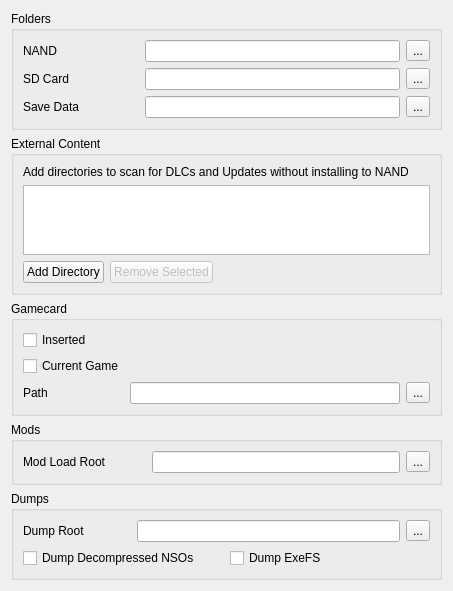
<?xml version="1.0" encoding="UTF-8"?>
<ui version="4.0">
 <class>ConfigureFilesystem</class>
 <widget class="QWidget" name="ConfigureFilesystem">
  <property name="geometry">
   <rect>
    <x>0</x>
    <y>0</y>
    <width>453</width>
    <height>561</height>
   </rect>
  </property>
  <property name="windowTitle">
   <string>Form</string>
  </property>
  <property name="accessibleName">
   <string>Storage</string>
  </property>
  <layout class="QVBoxLayout" name="verticalLayout">
   <item>
    <layout class="QVBoxLayout" name="verticalLayout_3">
     <item>
      <widget class="QGroupBox" name="groupBox">
       <property name="title">
        <string>Folders</string>
       </property>
       <layout class="QGridLayout" name="gridLayout">
        <item row="0" column="0">
         <widget class="QLabel" name="label">
          <property name="text">
           <string>NAND</string>
          </property>
         </widget>
        </item>
        <item row="0" column="3">
         <widget class="QToolButton" name="nand_directory_button">
          <property name="text">
           <string>...</string>
          </property>
         </widget>
        </item>
        <item row="0" column="2">
         <widget class="QLineEdit" name="nand_directory_edit"/>
        </item>
        <item row="1" column="2">
         <widget class="QLineEdit" name="sdmc_directory_edit"/>
        </item>
        <item row="1" column="0">
         <widget class="QLabel" name="label_2">
          <property name="text">
           <string>SD Card</string>
          </property>
         </widget>
        </item>
        <item row="1" column="3">
         <widget class="QToolButton" name="sdmc_directory_button">
          <property name="text">
           <string>...</string>
          </property>
         </widget>
        </item>
        <item row="2" column="0">
         <widget class="QLabel" name="label_save">
          <property name="text">
           <string>Save Data</string>
          </property>
         </widget>
        </item>
        <item row="2" column="2">
         <widget class="QLineEdit" name="save_directory_edit"/>
        </item>
        <item row="2" column="3">
         <widget class="QToolButton" name="save_directory_button">
          <property name="text">
           <string>...</string>
          </property>
         </widget>
        </item>
        <item row="0" column="1">
         <spacer name="horizontalSpacer">
          <property name="orientation">
           <enum>Qt::Horizontal</enum>
          </property>
          <property name="sizeType">
           <enum>QSizePolicy::Maximum</enum>
          </property>
          <property name="sizeHint" stdset="0">
           <size>
            <width>60</width>
            <height>20</height>
           </size>
          </property>
         </spacer>
        </item>
       </layout>
      </widget>
     </item>
     <item>
      <widget class="QGroupBox" name="groupBox_external">
       <property name="title">
        <string>External Content</string>
       </property>
       <layout class="QVBoxLayout" name="verticalLayout_external">
        <item>
         <widget class="QLabel" name="label_external_desc">
          <property name="text">
           <string>Add directories to scan for DLCs and Updates without installing to NAND</string>
          </property>
          <property name="wordWrap">
           <bool>true</bool>
          </property>
         </widget>
        </item>
        <item>
         <widget class="QListWidget" name="external_content_list">
          <property name="selectionMode">
           <enum>QAbstractItemView::SingleSelection</enum>
          </property>
         </widget>
        </item>
        <item>
         <layout class="QHBoxLayout" name="horizontalLayout_external_buttons">
          <item>
           <widget class="QPushButton" name="add_external_dir_button">
            <property name="text">
             <string>Add Directory</string>
            </property>
           </widget>
          </item>
          <item>
           <widget class="QPushButton" name="remove_external_dir_button">
            <property name="text">
             <string>Remove Selected</string>
            </property>
            <property name="enabled">
             <bool>false</bool>
            </property>
           </widget>
          </item>
          <item>
           <spacer name="horizontalSpacer_external">
            <property name="orientation">
             <enum>Qt::Horizontal</enum>
            </property>
            <property name="sizeHint" stdset="0">
             <size>
              <width>40</width>
              <height>20</height>
             </size>
            </property>
           </spacer>
          </item>
         </layout>
        </item>
       </layout>
      </widget>
     </item>
     <item>
      <widget class="QGroupBox" name="groupBox_2">
       <property name="title">
        <string>Gamecard</string>
       </property>
       <layout class="QGridLayout" name="gridLayout_2">
        <item row="2" column="1">
         <widget class="QLabel" name="label_3">
          <property name="text">
           <string>Path</string>
          </property>
         </widget>
        </item>
        <item row="2" column="2">
         <widget class="QLineEdit" name="gamecard_path_edit"/>
        </item>
        <item row="0" column="1">
         <widget class="QCheckBox" name="gamecard_inserted">
          <property name="text">
           <string>Inserted</string>
          </property>
         </widget>
        </item>
        <item row="1" column="1">
         <widget class="QCheckBox" name="gamecard_current_game">
          <property name="text">
           <string>Current Game</string>
          </property>
         </widget>
        </item>
        <item row="2" column="3">
         <widget class="QToolButton" name="gamecard_path_button">
          <property name="text">
           <string>...</string>
          </property>
         </widget>
        </item>
       </layout>
      </widget>
     </item>
     <item>
      <widget class="QGroupBox" name="groupBox_4">
       <property name="title">
        <string>Mods</string>
       </property>
       <layout class="QGridLayout" name="gridLayout_4">
        <item row="0" column="0">
         <widget class="QLabel" name="label_9">
          <property name="text">
           <string>Mod Load Root</string>
          </property>
         </widget>
        </item>
        <item row="0" column="1">
         <spacer name="horizontalSpacer_2">
          <property name="orientation">
           <enum>Qt::Horizontal</enum>
          </property>
          <property name="sizeType">
           <enum>QSizePolicy::Fixed</enum>
          </property>
          <property name="sizeHint" stdset="0">
           <size>
            <width>40</width>
            <height>20</height>
           </size>
          </property>
         </spacer>
        </item>
        <item row="0" column="2">
         <widget class="QLineEdit" name="load_path_edit"/>
        </item>
        <item row="0" column="3">
         <widget class="QToolButton" name="load_path_button">
          <property name="text">
           <string>...</string>
          </property>
         </widget>
        </item>
       </layout>
      </widget>
     </item>
     <item>
      <widget class="QGroupBox" name="dumps_group">
       <property name="title">
        <string>Dumps</string>
       </property>
       <layout class="QGridLayout" name="gridLayout_dumps">
        <item row="0" column="0">
         <widget class="QLabel" name="label_8">
          <property name="text">
           <string>Dump Root</string>
          </property>
         </widget>
        </item>
        <item row="0" column="1">
         <spacer name="horizontalSpacer_3">
          <property name="orientation">
           <enum>Qt::Horizontal</enum>
          </property>
          <property name="sizeType">
           <enum>QSizePolicy::Fixed</enum>
          </property>
          <property name="sizeHint" stdset="0">
           <size>
            <width>40</width>
            <height>20</height>
           </size>
          </property>
         </spacer>
        </item>
        <item row="0" column="2">
         <widget class="QLineEdit" name="dump_path_edit"/>
        </item>
        <item row="0" column="3">
         <widget class="QToolButton" name="dump_path_button">
          <property name="text">
           <string>...</string>
          </property>
         </widget>
        </item>
        <item row="1" column="0" colspan="4">
         <layout class="QHBoxLayout" name="horizontalLayout">
          <item>
           <widget class="QCheckBox" name="dump_nso">
            <property name="text">
             <string>Dump Decompressed NSOs</string>
            </property>
           </widget>
          </item>
          <item>
           <widget class="QCheckBox" name="dump_exefs">
            <property name="text">
             <string>Dump ExeFS</string>
            </property>
           </widget>
          </item>
         </layout>
        </item>
       </layout>
      </widget>
     </item>
    </layout>
   </item>
   <item>
    <spacer name="verticalSpacer">
     <property name="orientation">
      <enum>Qt::Vertical</enum>
     </property>
     <property name="sizeHint" stdset="0">
      <size>
       <width>20</width>
       <height>40</height>
      </size>
     </property>
    </spacer>
   </item>
  </layout>
 </widget>
 <resources/>
 <connections/>
</ui>
